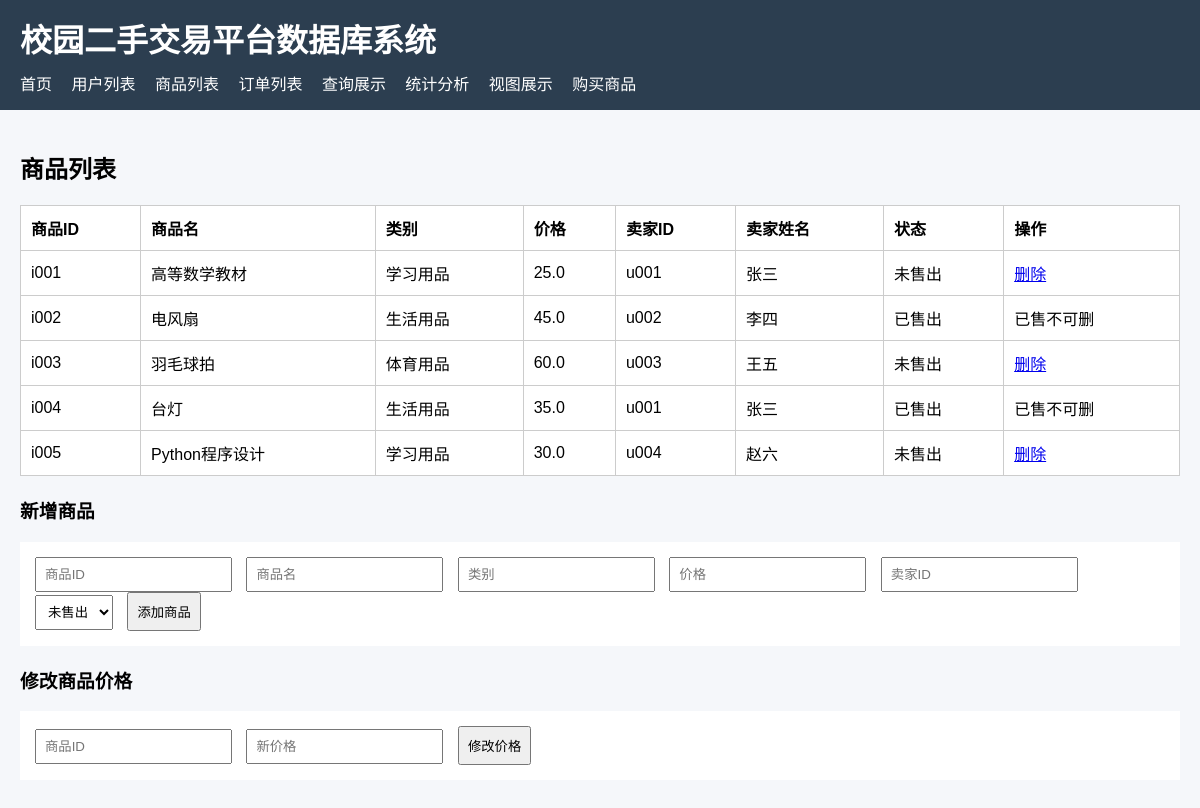
/items, run on the app's committed database.
### tables this page shows
CREATE TABLE item (
    item_id TEXT PRIMARY KEY,
    item_name TEXT NOT NULL,
    category TEXT NOT NULL,
    price REAL NOT NULL CHECK(price >= 0),
    seller_id TEXT NOT NULL,
    status INTEGER NOT NULL CHECK(status IN (0, 1)),
    FOREIGN KEY (seller_id) REFERENCES user(user_id)
);

CREATE TABLE user (
    user_id TEXT PRIMARY KEY,
    username TEXT NOT NULL,
    gender TEXT NOT NULL,
    phone TEXT NOT NULL
);

### app.py (the view)
@app.route("/items")
def items():
    conn = get_db_connection()
    items_data = conn.execute("""
        SELECT item.*, user.username AS seller_name
        FROM item
        JOIN user ON item.seller_id = user.user_id
        ORDER BY item.item_id
    """).fetchall()
    conn.close()
    return render_template("items.html", items=items_data)

### app.py (called while the page is built)
def get_db_connection():
    conn = sqlite3.connect(DATABASE)
    conn.row_factory = sqlite3.Row
    conn.execute("PRAGMA foreign_keys = ON")
    return conn

### templates/items.html (shortened to what this page needs)
{% extends 'base.html' %}
{% block content %}
<h2>商品列表</h2>
<table>
    <tr>
        <th>商品ID</th>
        <th>商品名</th>
        <th>类别</th>
        <th>价格</th>
        <th>卖家ID</th>
        <th>卖家姓名</th>
        <th>状态</th>
        <th>操作</th>
    </tr>
    {% for item in items %}
    <tr>
        <td>{{ item.item_id }}</td>
        <td>{{ item.item_name }}</td>
        <td>{{ item.category }}</td>
        <td>{{ item.price }}</td>
        <td>{{ item.seller_id }}</td>
        <td>{{ item.seller_name }}</td>
        <td>{{ '未售出' if item.status == 0 else '已售出' }}</td>
        <td>
            {% if item.status == 0 %}
            <a href="{{ url_for('delete_item', item_id=item.item_id) }}" onclick="return confirm('确认删除该未售出商品吗？')">删除</a>
            {% else %}
            已售不可删
            {% endif %}
        </td>
    </tr>
    {% endfor %}
</table>
<h3>新增商品</h3>
<form method="post" action="{{ url_for('add_item') }}">
    <input type="text" name="item_id" placeholder="商品ID" required>
    <input type="text" name="item_name" placeholder="商品名" required>
    <input type="text" name="category" placeholder="类别" required>
    <input type="number" step="0.01" name="price" placeholder="价格" required>
    <input type="text" name="seller_id" placeholder="卖家ID" required>
    <select name="status">
        <option value="0">未售出</option>
    </select>
    <button type="submit">添加商品</button>
</form>
<h3>修改商品价格</h3>
<form method="post" action="{{ url_for('update_price') }}">
    <input type="text" name="item_id" placeholder="商品ID" required>
    <input type="number" step="0.01" name="new_price" placeholder="新价格" required>
    <button type="submit">修改价格</button>
</form>
{% endblock %}

### templates/base.html (shortened to what this page needs)
<!DOCTYPE html>
<html lang="zh-CN">
<head>
    <link rel="stylesheet" href="{{ url_for('static', filename='style.css') }}">
</head>
<body>
    <header>
        <h1>校园二手交易平台数据库系统</h1>
        <nav>
            <a href="{{ url_for('index') }}">首页</a>
            <a href="{{ url_for('users') }}">用户列表</a>
            <a href="{{ url_for('items') }}">商品列表</a>
            <a href="{{ url_for('orders') }}">订单列表</a>
            <a href="{{ url_for('queries') }}">查询展示</a>
            <a href="{{ url_for('stats') }}">统计分析</a>
            <a href="{{ url_for('views_page') }}">视图展示</a>
            <a href="{{ url_for('buy') }}">购买商品</a>
        </nav>
    </header>
    <main>
        {% block content %}{% endblock %}
    </main>
</body>
</html>

### static/style.css (style rules this page uses)
body { font-family: Arial, sans-serif; margin: 0; background: #f5f7fa; }
header { background: #2c3e50; color: white; padding: 15px 20px; }
header h1 { margin: 0 0 10px 0; }
nav a { color: white; margin-right: 15px; text-decoration: none; }
main { padding: 20px; }
table { width: 100%; background: white; border-collapse: collapse; margin-bottom: 20px; }
table, th, td { border: 1px solid #ccc; }
th, td { padding: 10px; text-align: left; }
form { background: white; padding: 15px; margin-bottom: 20px; }
input, select, button { padding: 8px; margin-right: 10px; }

### data on the page
item: item_id "i001", item_name "高等数学教材", category "学习用品", price "25.0", seller_id "u001", seller_name "张三", status "未售出"
item: item_id "i002", item_name "电风扇", category "生活用品", price "45.0", seller_id "u002", seller_name "李四", status "已售出", shows "已售不可删"
item: item_id "i003", item_name "羽毛球拍", category "体育用品", price "60.0", seller_id "u003", seller_name "王五", status "未售出"
item: item_id "i004", item_name "台灯", category "生活用品", price "35.0", seller_id "u001", seller_name "张三", status "已售出", shows "已售不可删"
item: item_id "i005", item_name "Python程序设计", category "学习用品", price "30.0", seller_id "u004", seller_name "赵六", status "未售出"
